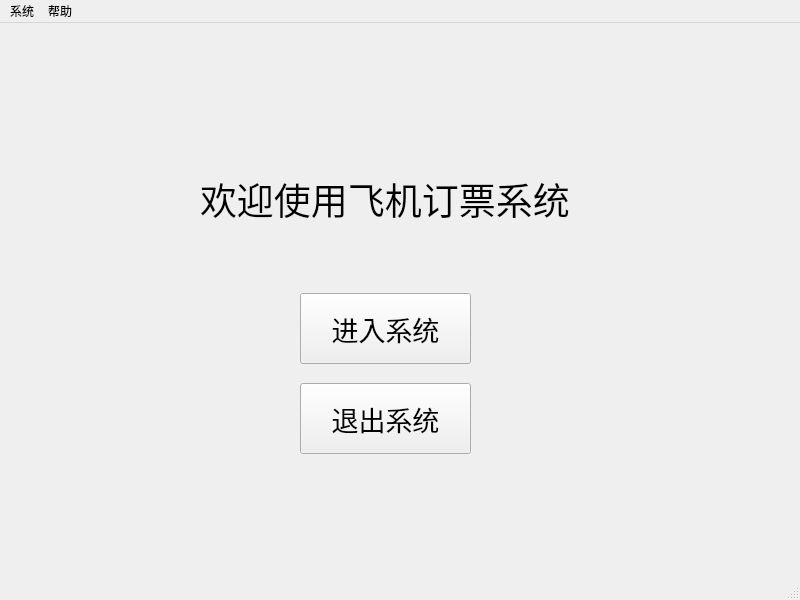
<?xml version="1.0" encoding="UTF-8"?>
<ui version="4.0">
 <class>MainWindow</class>
 <widget class="QMainWindow" name="MainWindow">
  <property name="geometry">
   <rect>
    <x>0</x>
    <y>0</y>
    <width>800</width>
    <height>600</height>
   </rect>
  </property>
  <property name="windowTitle">
   <string>飞机票管理系统</string>
  </property>
  <property name="toolButtonStyle">
   <enum>Qt::ToolButtonFollowStyle</enum>
  </property>
  <widget class="QWidget" name="centralwidget">
   <widget class="QPushButton" name="enterSys">
    <property name="geometry">
     <rect>
      <x>300</x>
      <y>270</y>
      <width>171</width>
      <height>71</height>
     </rect>
    </property>
    <property name="font">
     <font>
      <family>方正字迹-兰梓蓑笠翁体 简</family>
      <pointsize>20</pointsize>
     </font>
    </property>
    <property name="text">
     <string>进入系统</string>
    </property>
   </widget>
   <widget class="QLabel" name="label">
    <property name="geometry">
     <rect>
      <x>200</x>
      <y>130</y>
      <width>481</width>
      <height>91</height>
     </rect>
    </property>
    <property name="font">
     <font>
      <family>方正字迹-兰梓蓑笠翁体 简</family>
      <pointsize>28</pointsize>
     </font>
    </property>
    <property name="layoutDirection">
     <enum>Qt::LeftToRight</enum>
    </property>
    <property name="frameShadow">
     <enum>QFrame::Plain</enum>
    </property>
    <property name="text">
     <string>欢迎使用飞机订票系统</string>
    </property>
    <property name="textFormat">
     <enum>Qt::AutoText</enum>
    </property>
    <property name="openExternalLinks">
     <bool>false</bool>
    </property>
   </widget>
   <widget class="QPushButton" name="exitsys">
    <property name="geometry">
     <rect>
      <x>300</x>
      <y>360</y>
      <width>171</width>
      <height>71</height>
     </rect>
    </property>
    <property name="font">
     <font>
      <family>方正字迹-兰梓蓑笠翁体 简</family>
      <pointsize>20</pointsize>
     </font>
    </property>
    <property name="text">
     <string>退出系统</string>
    </property>
   </widget>
  </widget>
  <widget class="QMenuBar" name="menubar">
   <property name="geometry">
    <rect>
     <x>0</x>
     <y>0</y>
     <width>800</width>
     <height>26</height>
    </rect>
   </property>
   <widget class="QMenu" name="menu">
    <property name="title">
     <string>系统</string>
    </property>
   </widget>
   <widget class="QMenu" name="menu_2">
    <property name="title">
     <string>帮助</string>
    </property>
   </widget>
   <addaction name="menu"/>
   <addaction name="menu_2"/>
  </widget>
  <widget class="QStatusBar" name="statusbar"/>
 </widget>
 <resources/>
 <connections/>
</ui>
